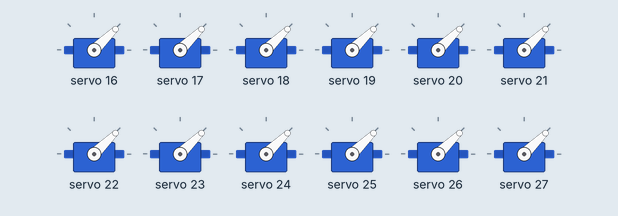
Recording of a sketch running on a simulated Arduino Uno, built with avr-gcc and run on an emulated ATmega328P. Shown: 12 × servo.

Above: at 2.05 s.
At 2.15 s:
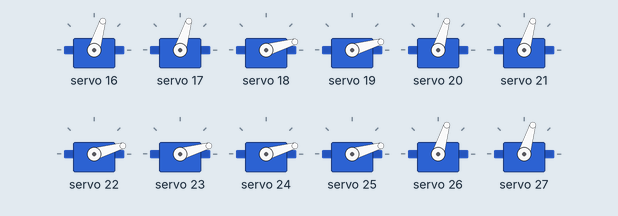
At 2.25 s:
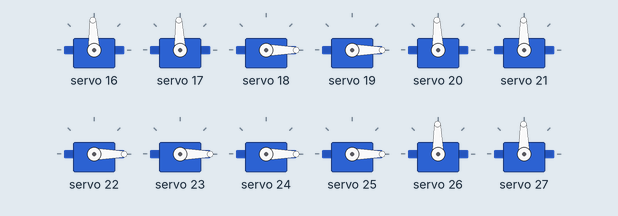
At 2.5 s:
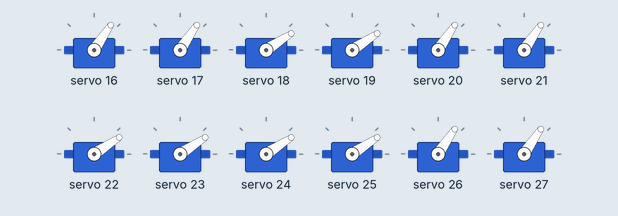
At 2.75 s:
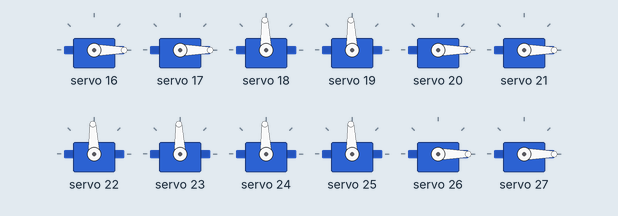
At 3.0 s:
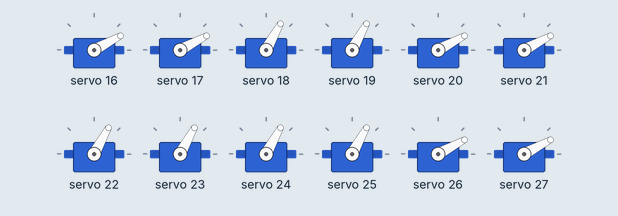
Timing chart, 0 to 5.0 s (numbered marks = the images above):
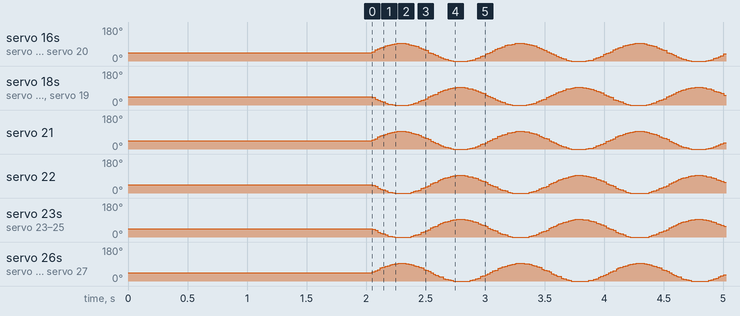

The sketch:

16_module.ino
```cpp
#include <Wire.h>
#include <Adafruit_PWMServoDriver.h>

Adafruit_PWMServoDriver pwm = Adafruit_PWMServoDriver(0x41);

#define PWM_FREQ    333
#define SERVO_MIN   682
#define SERVO_MAX   3412
#define NUM_SERVOS  16

int servoAngles[NUM_SERVOS] = {0};

#define CENTER_ANGLE  -45.0
#define AMPLITUDE      45.0
#define FREQUENCY       1.0

const int8_t servoSign[NUM_SERVOS] = {
   1,  1,  -1,  -1,
  1, 1, -1, -1,
   -1,  -1,  1,  1,
  -1, -1, 1, 1
};

bool initialized = false;
unsigned long startTime = 0;

uint16_t angleToPulse(int angle) {
  return map(angle, -90, 90, SERVO_MIN, SERVO_MAX);
}

void setServo(uint8_t channel, int angle) {
  angle = constrain(angle, -90, 90);
  servoAngles[channel] = angle;
  pwm.setPWM(channel, 0, angleToPulse(angle));
}

void setup() {
  pwm.begin();
  pwm.setOscillatorFrequency(27000000);
  pwm.setPWMFreq(PWM_FREQ);
  delay(10);

  for (uint8_t i = 0; i < NUM_SERVOS; i++) {
    setServo(i, -45);
  }

  delay(2000);  // hold -45° for 2 seconds right here

  startTime = millis();
}

void loop() {
  float t = (millis() - startTime) / 1000.0;
  float wave = sin(2.0 * PI * FREQUENCY * t);

  for (uint8_t i = 0; i < NUM_SERVOS; i++) {
    float angle = CENTER_ANGLE + AMPLITUDE * servoSign[i] * wave;
    setServo(i, (int)angle);
  }

  delay(3);
}
```
